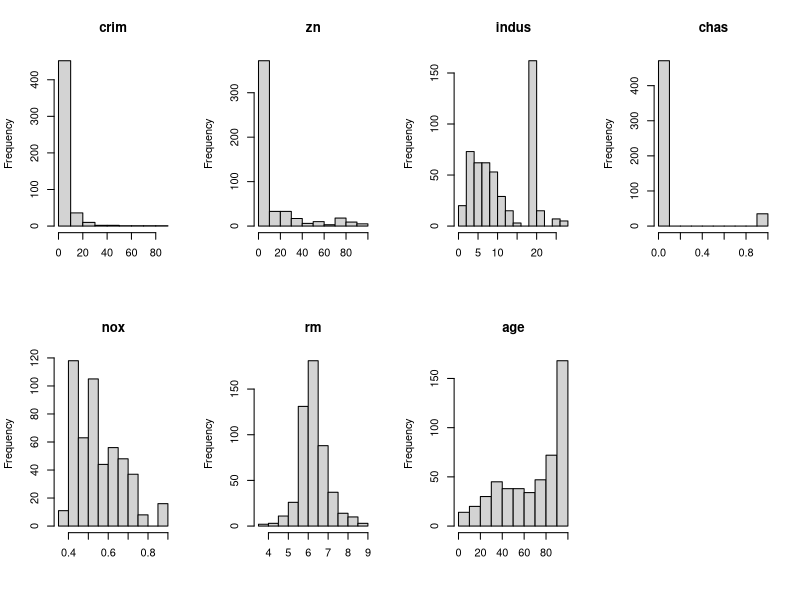
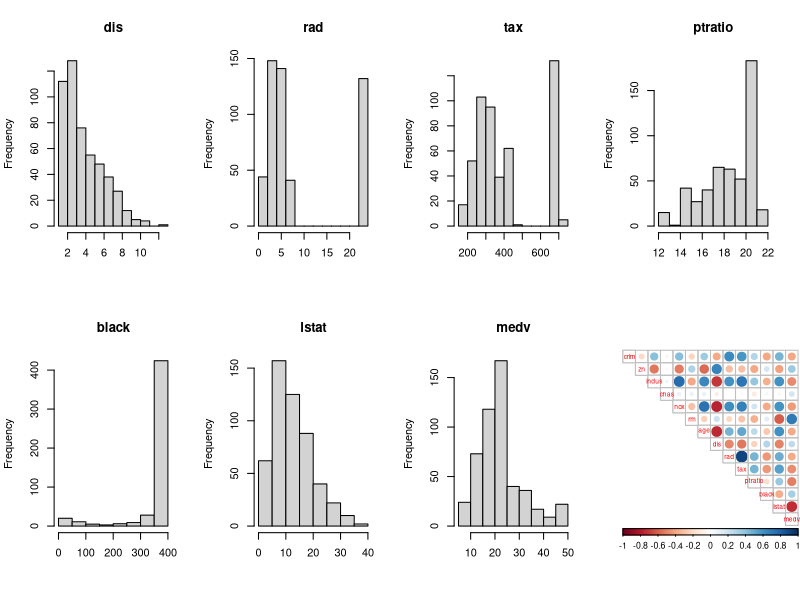

These figures' R source, in order:
## ---- chunk 1
date()
## ---- chunk 2
library(MASS)
data("Boston")
str(Boston)
summary(Boston)
## ---- chunk 3
library(corrplot)
library(tidyr)
library(MASS)
data("Boston")
par(mfrow = c(2,4))
hist(Boston$crim, main="crim", xlab="")
hist(Boston$zn, main="zn", xlab="")
hist(Boston$indus, main="indus", xlab="")
hist(Boston$chas, main="chas", xlab="")
hist(Boston$nox, main="nox", xlab="")
hist(Boston$rm, main="rm", xlab="")
hist(Boston$age, main="age", xlab="")
## ---- chunk 4
library(corrplot)
library(tidyr)
library(MASS)
data("Boston")
par(mfrow = c(2,4))
hist(Boston$dis, main="dis", xlab="")
hist(Boston$rad, main="rad", xlab="")
hist(Boston$tax, main="tax", xlab="")
hist(Boston$ptratio, main="ptratio", xlab="")
hist(Boston$black, main="black", xlab="")
hist(Boston$lstat, main="lstat", xlab="")
hist(Boston$medv, main="medv", xlab="")
## ---- chunk 5
library(corrplot)
library(tidyr)
library(MASS)
data("Boston")
cor_matrix<-cor(Boston) %>% round(digits = 2)
cor_matrix
corrplot(cor_matrix, method="circle", type="upper", cl.pos="b", tl.pos="d", tl.cex = 0.6)
